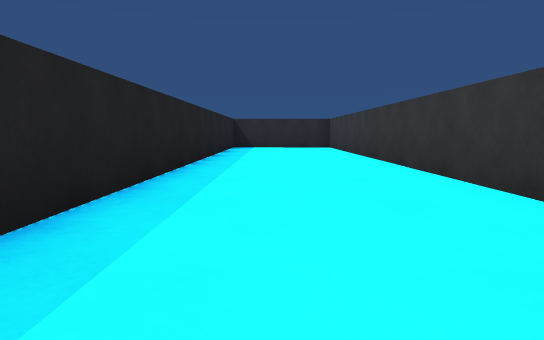
view 1 (above)

12 first-person views from a walk through a 3-D level made in the Unity game engine. The camera is 0.52 m above the floor, tilts 6° down and sees 75° across. The floor is counted in squares, 1 m on a side. Each view is taken from the middle of a square. On the plan, view 1 faces up. The plan holds only what a view shows up to about 9 squares ahead; the rest is blank. The place goes on beyond the plan.

view 2
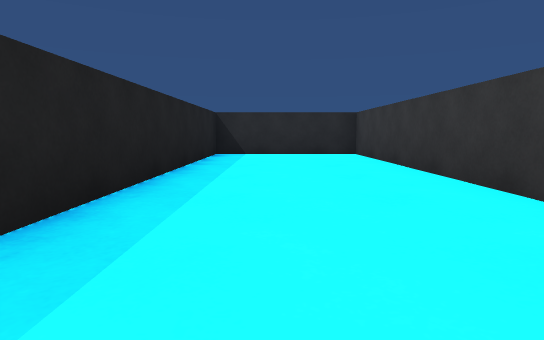

view 3
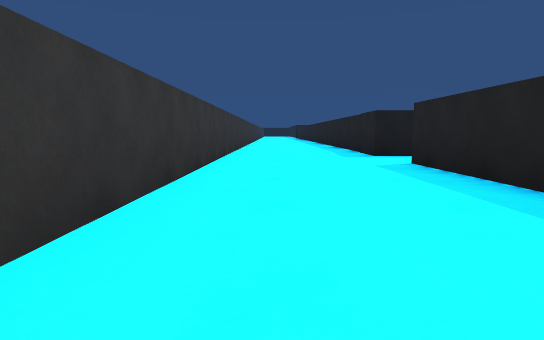

view 4
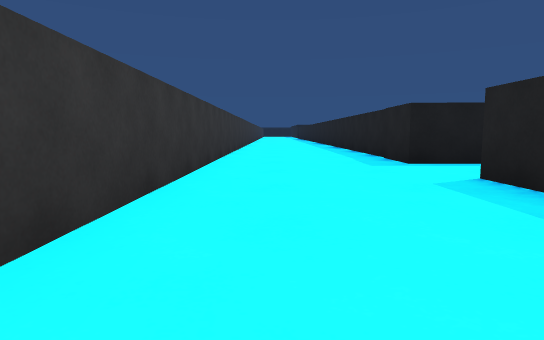

view 5
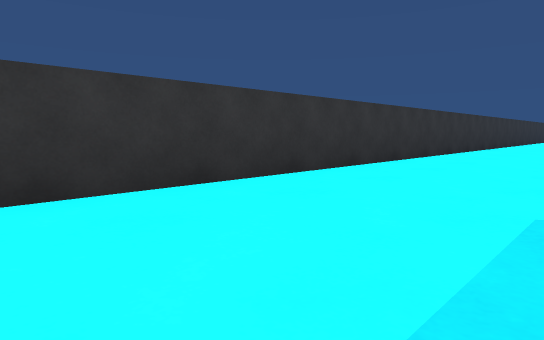

view 6
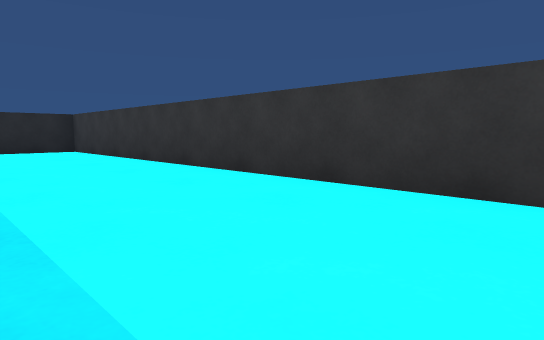

view 7
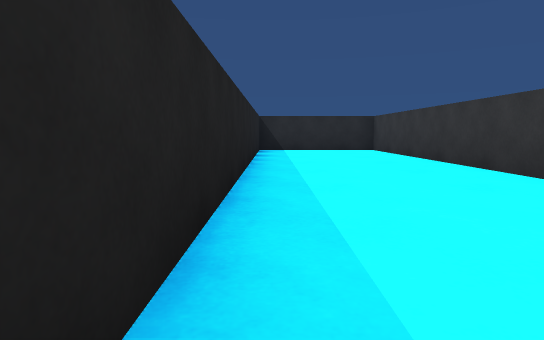

view 8
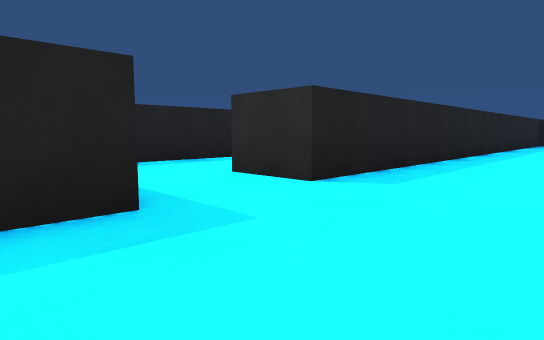

view 9
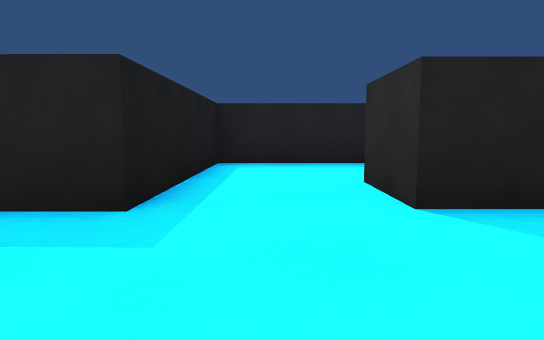

view 10
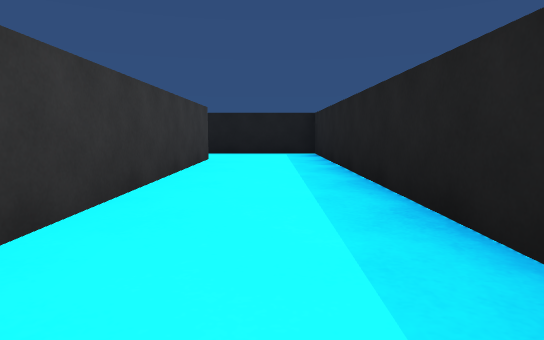

view 11
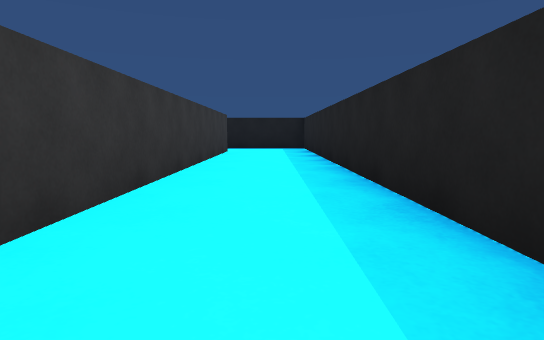

view 12
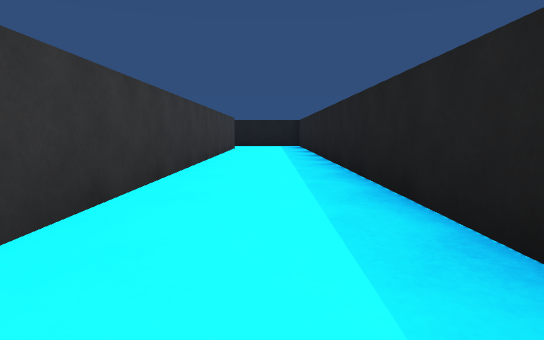

### Floor plan
Points are (right, up) in squares from view 1. A wall is a line through its corners. A room is listed if a view was taken in it or the views show most of it. See-through windows are left out.
Room 1 (views 1, 2, 3, 4, 5, 6, 7, 8, 9)
walls: (-2.6, -3) (-1.4, -3) (-1.4, -5.5); (2.1, -5.5) (2.1, 12.7) (-1.4, 12.7) (-1.4, -1) (-2.7, -1)
ways out: opening at (-2, -2) to room 2
Room 2 (views 10, 11, 12)
walls: (-5.1, 9.8) (-5.1, -2.9) (-2.6, -3); (-2.7, -1) (-2.7, 9.5)
ways out: opening at (-2, -2) to room 1

Positions as (right, up) in squares from view 1, and headings:
1: (0, 0), facing up
2: (0, 4), facing up
3: (1, 5), facing down
4: (1, 3), facing down
5: (-1, 2), facing down-right
6: (-1, 2), facing up-right
7: (-1, 2), facing up
8: (1, -4), facing up-left
9: (1, -2), facing left
10: (-4, 6), facing down
11: (-4, 9), facing down
12: (-4, 11), facing down
